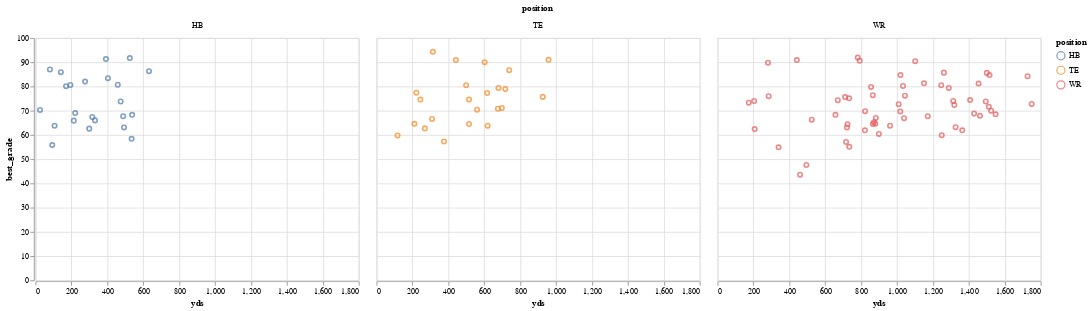

Notebook cell for this chart:
### Code cell
multi_chart = chart.facet("position")
multi_chart

### Figure 1 — Vega-Lite specification as saved in the notebook (floating-point values rounded to 4 significant figures)
{"$schema": "https://vega.github.io/schema/vega-lite/v4.17.0.json", "config": {"view": {"continuousHeight": 300, "continuousWidth": 400}}, "data": {"name": "data-9297c3ef4e15cd2f5cfef87b425968ed"}, "datasets": {"data-9297c3ef4e15cd2f5cfef87b425968ed": [{"best_grade": 89.8, "player": "Tyreek Hill", "player_id": 10799, "position": "WR", "rec": 31, "snaps": 703, "td": 1, "yds": 281}, {"best_grade": 90.6, "player": "Stefon Diggs", "player_id": 9579, "position": "WR", "rec": 62, "snaps": 794, "td": 5, "yds": 792}, {"best_grade": 80.2, "player": "D.J. Moore", "player_id": 48267, "position": "WR", "rec": 80, "snaps": 607, "td": 8, "yds": 1033}, {"best_grade": 91, "player": "Mark Andrews", "player_id": 47436, "position": "TE", "rec": 62, "snaps": 670, "td": 8, "yds": 958}, {"best_grade": 90.4, "player": "Chris Godwin", "player_id": 11839, "position": "WR", "rec": 69, "snaps": 634, "td": 11, "yds": 1101}, {"best_grade": 72.7, "player": "Christian Kirk", "player_id": 47546, "position": "WR", "rec": 83, "snaps": 613, "td": 10, "yds": 1009}, {"best_grade": 84.2, "player": "Amari Cooper", "player_id": 9437, "position": "WR", "rec": 124, "snaps": 549, "td": 16, "yds": 1727}, {"best_grade": 77.4, "player": "Dalton Schultz", "player_id": 47304, "position": "TE", "rec": 23, "snaps": 695, "td": 3, "yds": 222}, {"best_grade": 79.4, "player": "Mike Gesicki", "player_id": 47153, "position": "TE", "rec": 57, "snaps": 473, "td": 9, "yds": 679}, {"best_grade": 85.7, "player": "Tyler Boyd", "player_id": 10689, "position": "WR", "rec": 91, "snaps": 538, "td": 8, "yds": 1261}, {"best_grade": 94.3, "player": "George Kittle", "player_id": 11901, "position": "TE", "rec": 22, "snaps": 498, "td": 6, "yds": 314}, {"best_grade": 84.7, "player": "Tyler Lockett", "player_id": 9502, "position": "WR", "rec": 106, "snaps": 523, "td": 11, "yds": 1515}, {"best_grade": 90.9, "player": "Darren Waller", "player_id": 9637, "position": "TE", "rec": 26, "snaps": 627, "td": 6, "yds": 442}, {"best_grade": 90.9, "player": "Darren Waller", "player_id": 9637, "position": "WR", "rec": 26, "snaps": 627, "td": 6, "yds": 442}, {"best_grade": 80.5, "player": "Courtland Sutton", "player_id": 48164, "position": "WR", "rec": 76, "snaps": 576, "td": 12, "yds": 1246}, {"best_grade": 76, "player": "Russell Gage", "player_id": 44771, "position": "WR", "rec": 21, "snaps": 407, "td": 3, "yds": 285}, {"best_grade": 70.4, "player": "Tyler Conklin", "player_id": 47124, "position": "TE", "rec": 42, "snaps": 604, "td": 6, "yds": 560}, {"best_grade": 75.6, "player": "Tim Patrick", "player_id": 12087, "position": "WR", "rec": 45, "snaps": 456, "td": 5, "yds": 711}, {"best_grade": 86.7, "player": "Hunter Henry", "player_id": 10669, "position": "TE", "rec": 51, "snaps": 333, "td": 3, "yds": 739}, {"best_grade": 81.3, "player": "Kenny Golladay", "player_id": 11851, "position": "WR", "rec": 87, "snaps": 610, "td": 10, "yds": 1150}, {"best_grade": 64.4, "player": "Byron Pringle", "player_id": 42345, "position": "WR", "rec": 39, "snaps": 540, "td": 6, "yds": 724}, {"best_grade": 79.8, "player": "DeVante Parker", "player_id": 9447, "position": "WR", "rec": 43, "snaps": 675, "td": 5, "yds": 855}, {"best_grade": 76.2, "player": "Jamison Crowder", "player_id": 9538, "position": "WR", "rec": 85, "snaps": 414, "td": 6, "yds": 1044}, {"best_grade": 71.6, "player": "Cedrick Wilson", "player_id": 48170, "position": "WR", "rec": 83, "snaps": 428, "td": 11, "yds": 1511}, {"best_grade": 68.3, "player": "Joe Mixon", "player_id": 11803, "position": "HB", "rec": 37, "snaps": 332, "td": 5, "yds": 538}, {"best_grade": 75.7, "player": "Evan Engram", "player_id": 11778, "position": "TE", "rec": 65, "snaps": 349, "td": 8, "yds": 926}, {"best_grade": 69, "player": "Ezekiel Elliott", "player_id": 10638, "position": "HB", "rec": 27, "snaps": 596, "td": 0, "yds": 221}, {"best_grade": 91.3, "player": "Alvin Kamara", "player_id": 11822, "position": "HB", "rec": 40, "snaps": 376, "td": 4, "yds": 392}, {"best_grade": 74, "player": "Adam Humphries", "player_id": 10075, "position": "WR", "rec": 30, "snaps": 604, "td": 0, "yds": 204}, {"best_grade": 74, "player": "Nelson Agholor", "player_id": 9453, "position": "WR", "rec": 104, "snaps": 601, "td": 12, "yds": 1313}, {"best_grade": 74.3, "player": "Braxton Berrios", "player_id": 47961, "position": "WR", "rec": 54, "snaps": 279, "td": 9, "yds": 670}, {"best_grade": 69.7, "player": "Allen Lazard", "player_id": 48135, "position": "WR", "rec": 71, "snaps": 353, "td": 10, "yds": 1018}, {"best_grade": 78.9, "player": "Gerald Everett", "player_id": 11799, "position": "TE", "rec": 49, "snaps": 298, "td": 8, "yds": 717}, {"best_grade": 85.6, "player": "Corey Davis", "player_id": 11760, "position": "WR", "rec": 97, "snaps": 418, "td": 19, "yds": 1500}, {"best_grade": 74.4, "player": "Michael Gallup", "player_id": 26075, "position": "WR", "rec": 99, "snaps": 541, "td": 14, "yds": 1407}, {"best_grade": 80.5, "player": "Austin Hooper", "player_id": 10715, "position": "TE", "rec": 40, "snaps": 546, "td": 6, "yds": 499}, {"best_grade": 86.3, "player": "Saquon Barkley", "player_id": 45791, "position": "HB", "rec": 54, "snaps": 561, "td": 4, "yds": 632}, {"best_grade": 66, "player": "Darrel Williams", "player_id": 13014, "position": "HB", "rec": 23, "snaps": 406, "td": 0, "yds": 331}, {"best_grade": 79.4, "player": "Sterling Shepard", "player_id": 10674, "position": "WR", "rec": 86, "snaps": 395, "td": 11, "yds": 1288}, {"best_grade": 71.1, "player": "David Njoku", "player_id": 11784, "position": "TE", "rec": 43, "snaps": 339, "td": 8, "yds": 698}, {"best_grade": 91.7, "player": "Nyheim Hines", "player_id": 48103, "position": "HB", "rec": 43, "snaps": 316, "td": 1, "yds": 525}, {"best_grade": 84.7, "player": "Calvin Ridley", "player_id": 48262, "position": "WR", "rec": 88, "snaps": 594, "td": 7, "yds": 1019}, {"best_grade": 67.7, "player": "Tre'Quan Smith", "player_id": 48228, "position": "WR", "rec": 59, "snaps": 380, "td": 13, "yds": 1171}, {"best_grade": 64.6, "player": "Marquez Valdes-Scantling", "player_id": 47809, "position": "WR", "rec": 53, "snaps": 325, "td": 6, "yds": 879}, {"best_grade": 66.9, "player": "Josh Reynolds", "player_id": 11872, "position": "WR", "rec": 61, "snaps": 291, "td": 13, "yds": 1039}, {"best_grade": 67.4, "player": "Devontae Booker", "player_id": 10770, "position": "HB", "rec": 43, "snaps": 208, "td": 2, "yds": 316}, {"best_grade": 68.5, "player": "James Washington", "player_id": 47792, "position": "WR", "rec": 74, "snaps": 448, "td": 13, "yds": 1549}, {"best_grade": 61.9, "player": "Demarcus Robinson", "player_id": 10760, "position": "WR", "rec": 54, "snaps": 277, "td": 7, "yds": 821}, {"best_grade": 67.7, "player": "Dalvin Cook", "player_id": 11796, "position": "HB", "rec": 33, "snaps": 337, "td": 1, "yds": 488}, {"best_grade": 72.8, "player": "Rashard Higgins", "player_id": 10806, "position": "WR", "rec": 96, "snaps": 377, "td": 17, "yds": 1750}, {"best_grade": 74.6, "player": "Durham Smythe", "player_id": 47257, "position": "TE", "rec": 15, "snaps": 220, "td": 4, "yds": 244}, {"best_grade": 72.3, "player": "Tajae Sharpe", "player_id": 10774, "position": "WR", "rec": 111, "snaps": 280, "td": 7, "yds": 1319}, {"best_grade": 82, "player": "Kenyan Drake", "player_id": 10707, "position": "HB", "rec": 29, "snaps": 204, "td": 1, "yds": 276}, {"best_grade": 68.3, "player": "Chris Conley", "player_id": 9509, "position": "WR", "rec": 36, "snaps": 315, "td": 8, "yds": 657}, {"best_grade": 73.8, "player": "Jeremy McNichols", "player_id": 11917, "position": "HB", "rec": 51, "snaps": 216, "td": 6, "yds": 474}, {"best_grade": 81.2, "player": "JuJu Smith-Schuster", "player_id": 11817, "position": "WR", "rec": 89, "snaps": 728, "td": 10, "yds": 1454}, {"best_grade": 77.3, "player": "Hayden Hurst", "player_id": 47294, "position": "TE", "rec": 48, "snaps": 259, "td": 2, "yds": 616}, {"best_grade": 74.6, "player": "Jordan Akins", "player_id": 47050, "position": "TE", "rec": 32, "snaps": 321, "td": 4, "yds": 515}, {"best_grade": 87, "player": "Jamaal Williams", "player_id": 11889, "position": "HB", "rec": 8, "snaps": 274, "td": 0, "yds": 80}, {"best_grade": 57.3, "player": "Ian Thomas", "player_id": 42130, "position": "TE", "rec": 25, "snaps": 355, "td": 5, "yds": 376}, {"best_grade": 65.9, "player": "Nick Chubb", "player_id": 45783, "position": "HB", "rec": 18, "snaps": 241, "td": 2, "yds": 213}, {"best_grade": 83.4, "player": "Kareem Hunt", "player_id": 11841, "position": "HB", "rec": 41, "snaps": 218, "td": 1, "yds": 403}, {"best_grade": 62.7, "player": "Tyler Kroft", "player_id": 9518, "position": "TE", "rec": 24, "snaps": 501, "td": 0, "yds": 269}, {"best_grade": 62.4, "player": "Cam Sims", "player_id": 47908, "position": "WR", "rec": 14, "snaps": 465, "td": 1, "yds": 207}, {"best_grade": 90, "player": "O.J. Howard", "player_id": 11774, "position": "TE", "rec": 45, "snaps": 292, "td": 3, "yds": 602}, {"best_grade": 62.6, "player": "Dare Ogunbowale", "player_id": 12329, "position": "HB", "rec": 36, "snaps": 313, "td": 1, "yds": 299}, {"best_grade": 66.6, "player": "Blake Jarwin", "player_id": 12320, "position": "TE", "rec": 19, "snaps": 237, "td": 2, "yds": 309}, {"best_grade": 63.8, "player": "Equanimeous St. Brown", "player_id": 47967, "position": "WR", "rec": 58, "snaps": 265, "td": 9, "yds": 961}, {"best_grade": 70, "player": "Dede Westbrook", "player_id": 11865, "position": "WR", "rec": 80, "snaps": 578, "td": 17, "yds": 1524}, {"best_grade": 69.8, "player": "Dante Pettis", "player_id": 48113, "position": "WR", "rec": 63, "snaps": 286, "td": 15, "yds": 822}, {"best_grade": 64.6, "player": "Nick Vannett", "player_id": 10728, "position": "TE", "rec": 19, "snaps": 290, "td": 4, "yds": 211}, {"best_grade": 65.2, "player": "Phillip Dorsett", "player_id": 9462, "position": "WR", "rec": 36, "snaps": 314, "td": 10, "yds": 871}, {"best_grade": 85.9, "player": "Tevin Coleman", "player_id": 9506, "position": "HB", "rec": 25, "snaps": 263, "td": 0, "yds": 141}, {"best_grade": 64.5, "player": "Jacob Hollister", "player_id": 12051, "position": "TE", "rec": 32, "snaps": 412, "td": 7, "yds": 515}, {"best_grade": 67.9, "player": "Anthony Miller", "player_id": 48160, "position": "WR", "rec": 96, "snaps": 493, "td": 18, "yds": 1462}, {"best_grade": 76.4, "player": "Curtis Samuel", "player_id": 11795, "position": "WR", "rec": 74, "snaps": 465, "td": 7, "yds": 865}, {"best_grade": 80.1, "player": "Chris Carson", "player_id": 12004, "position": "HB", "rec": 17, "snaps": 268, "td": 1, "yds": 170}, {"best_grade": 63.1, "player": "Phillip Lindsay", "player_id": 12660, "position": "HB", "rec": 53, "snaps": 236, "td": 1, "yds": 493}, {"best_grade": 63.8, "player": "Jordan Howard", "player_id": 10784, "position": "HB", "rec": 11, "snaps": 327, "td": 1, "yds": 106}, {"best_grade": 67, "player": "Geronimo Allison", "player_id": 11141, "position": "WR", "rec": 65, "snaps": 225, "td": 5, "yds": 882}, {"best_grade": 68.8, "player": "Keke Coutee", "player_id": 47698, "position": "WR", "rec": 93, "snaps": 230, "td": 10, "yds": 1429}, {"best_grade": 91.9, "player": "Michael Thomas", "player_id": 10681, "position": "WR", "rec": 56, "snaps": 647, "td": 9, "yds": 781}, {"best_grade": 60.4, "player": "DaeSean Hamilton", "player_id": 45416, "position": "WR", "rec": 82, "snaps": 292, "td": 9, "yds": 899}, {"best_grade": 80.6, "player": "Kerryon Johnson", "player_id": 34455, "position": "HB", "rec": 24, "snaps": 213, "td": 2, "yds": 194}, {"best_grade": 59.9, "player": "Chad Hansen", "player_id": 11896, "position": "WR", "rec": 92, "snaps": 209, "td": 11, "yds": 1249}, {"best_grade": 73.3, "player": "Robert Foster", "player_id": 48230, "position": "WR", "rec": 14, "snaps": 282, "td": 2, "yds": 174}, {"best_grade": 63.1, "player": "Antonio Callaway", "player_id": 48101, "position": "WR", "rec": 54, "snaps": 533, "td": 4, "yds": 721}, {"best_grade": 73.8, "player": "Justin Hardy", "player_id": 9540, "position": "WR", "rec": 121, "snaps": 217, "td": 10, "yds": 1494}, {"best_grade": 59.8, "player": "Matt LaCosse", "player_id": 9840, "position": "TE", "rec": 14, "snaps": 258, "td": 3, "yds": 117}, {"best_grade": 55.1, "player": "Deon Cain", "player_id": 13597, "position": "WR", "rec": 58, "snaps": 211, "td": 9, "yds": 734}, {"best_grade": 63.8, "player": "Nick O'Leary", "player_id": 9627, "position": "TE", "rec": 48, "snaps": 297, "td": 6, "yds": 619}, {"best_grade": 43.6, "player": "Andre Patton", "player_id": 12043, "position": "WR", "rec": 34, "snaps": 334, "td": 5, "yds": 460}, {"best_grade": 70.8, "player": "Clive Walford", "player_id": 9501, "position": "TE", "rec": 44, "snaps": 256, "td": 7, "yds": 676}, {"best_grade": 75.1, "player": "Devin Funchess", "player_id": 9474, "position": "WR", "rec": 62, "snaps": 287, "td": 4, "yds": 733}, {"best_grade": 80.7, "player": "Javorius Allen", "player_id": 9558, "position": "HB", "rec": 41, "snaps": 246, "td": 1, "yds": 458}, {"best_grade": 58.4, "player": "Jay Ajayi", "player_id": 9582, "position": "HB", "rec": 50, "snaps": 311, "td": 4, "yds": 535}, {"best_grade": 63.2, "player": "Josh Doctson", "player_id": 10656, "position": "WR", "rec": 78, "snaps": 548, "td": 14, "yds": 1326}, {"best_grade": 66.3, "player": "Eli Rogers", "player_id": 9878, "position": "WR", "rec": 45, "snaps": 500, "td": 3, "yds": 525}, {"best_grade": 61.9, "player": "Corey Coleman", "player_id": 10649, "position": "WR", "rec": 74, "snaps": 312, "td": 20, "yds": 1363}, {"best_grade": 57.1, "player": "Ricardo Louis", "player_id": 10748, "position": "WR", "rec": 46, "snaps": 222, "td": 3, "yds": 716}, {"best_grade": 54.9, "player": "Braxton Miller", "player_id": 10719, "position": "WR", "rec": 25, "snaps": 268, "td": 3, "yds": 340}, {"best_grade": 55.8, "player": "Thomas Rawls", "player_id": 9993, "position": "HB", "rec": 10, "snaps": 211, "td": 0, "yds": 93}, {"best_grade": 64.5, "player": "Malcolm Mitchell", "player_id": 10746, "position": "WR", "rec": 58, "snaps": 408, "td": 5, "yds": 865}, {"best_grade": 47.6, "player": "Keith Mumphery", "player_id": 9608, "position": "WR", "rec": 26, "snaps": 230, "td": 3, "yds": 495}, {"best_grade": 70.3, "player": "Ahmad Bradshaw", "player_id": 3866, "position": "HB", "rec": 1, "snaps": 281, "td": 0, "yds": 25}]}, "facet": {"field": "position", "type": "nominal"}, "spec": {"encoding": {"color": {"field": "position", "type": "nominal"}, "tooltip": {"field": "player", "type": "nominal"}, "x": {"field": "yds", "type": "quantitative"}, "y": {"field": "best_grade", "type": "quantitative"}}, "mark": "point", "title": {"text": "Best NFL PFF Grade v Most Yards in a Season in College"}, "transform": [{"filter": "(((datum.position === 'WR') || (datum.position === 'HB')) || (datum.position === 'TE'))"}]}}
